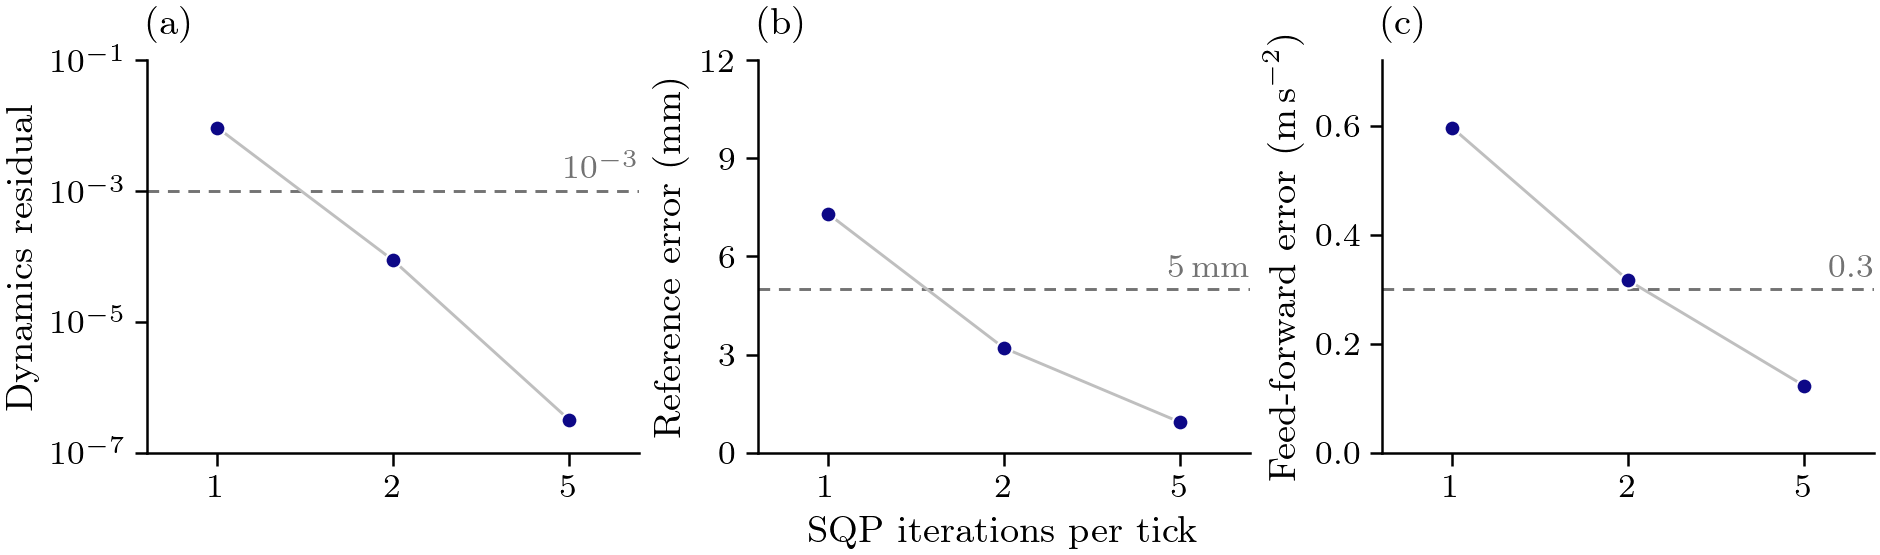

Recreate this plot in Python.
#!/usr/bin/env python3
"""S, Q6: how far each SQP iteration count leaves the 8-quad plan from the converged one (card
docs/experiments/2026-10-23_scalability.md, "Results, Q6").

Message: at 8 quads one iteration a tick leaves the plan outside every bar (dynamics residual, references,
feed-forward); two miss only the feed-forward, by 0.016 m/s^2; five pass them all, so the 8-quad claims fly at five.
Hero: the p95 over 200 noisy warm ticks of each quality measure against the iteration count, its frozen bar dashed.
Data: results/analysis/s_quality_bench_n8_2026-10-23.json (tools/solve_scaling.py --n 8 --quality --noise 0.01,
untimed). Left out: the cost ratio (Q1: within 1 % at 2 and 5 iterations; at 1 iteration 170 of 200 ticks miss it
through the residual), node 5's references (the same order: 0.9 / 5.1 / 14.5 mm against 10), the medians.
"""
import json
import os
import sys

sys.path.insert(0, os.path.dirname(os.path.abspath(__file__)))
import review_style as S  # noqa: E402

DATA = os.path.join(S.REPO, 'results', 'analysis', 's_quality_bench_n8_2026-10-23.json')
# the card's frozen bars (section 5, Q2-Q4), per tick p95
PANELS = (('res_eq', 1.0, r'Dynamics residual', 1e-3, r'$10^{-3}$', True),
          ('ref1', 1000.0, r'Reference error (mm)', 5.0, r'5\,mm', False),
          ('ff0', 1.0, r'Feed-forward error (m\,s$^{-2}$)', 0.3, r'0.3', False))


def main():
    q = json.load(open(DATA))
    rows = sorted(q['rows'], key=lambda r: r['iters'])
    its = [r['iters'] for r in rows]
    S.setup()
    fig = S.figure('full', 1.85)
    axs = fig.subplots(1, 3)
    for k, (ax, (key, scale, label, bar, bar_text, log)) in enumerate(zip(axs, PANELS)):
        p95 = [scale * r['quality'][key]['p95'] for r in rows]
        x = range(len(its))
        S.ref_line(ax, bar, bar_text)
        ax.plot(x, p95, color=S.LIGHT, lw=S.LW_CTX, zorder=2)
        ax.plot(x, p95, 'o', ms=S.MS, mfc='#0d0887', mec='white', mew=0.5, zorder=3)
        print(key, dict(zip(its, [f'{v:.3g}' for v in p95])), 'bar', bar)
        ax.set_xticks(list(x))
        ax.set_xticklabels([str(i) for i in its])
        ax.set_xlim(-0.4, len(its) - 0.6)
        ax.set_ylabel(label)
        if log:
            ax.set_yscale('log')
            ax.set_ylim(1e-7, 1e-1)
            ax.set_yticks([1e-7, 1e-5, 1e-3, 1e-1])
            ax.minorticks_off()
        else:
            ax.set_ylim(0, 1.2 * max(max(p95), 2 * bar))
            ax.yaxis.set_major_locator(S.plt.MaxNLocator(4))
        S.ps.panel_label(ax, 'abc'[k])
    axs[1].set_xlabel(r'SQP iterations per tick')
    S.save(fig, 'fig_s_quality_n8')


if __name__ == '__main__':
    main()
